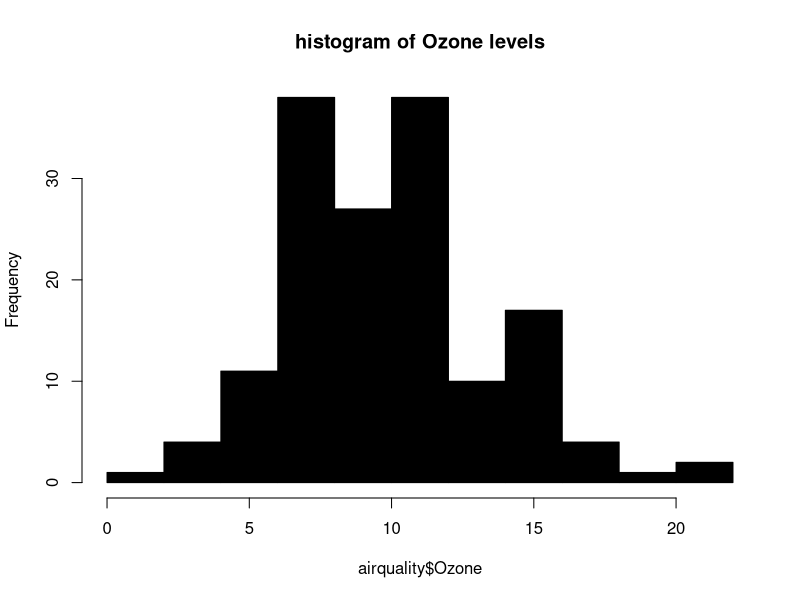
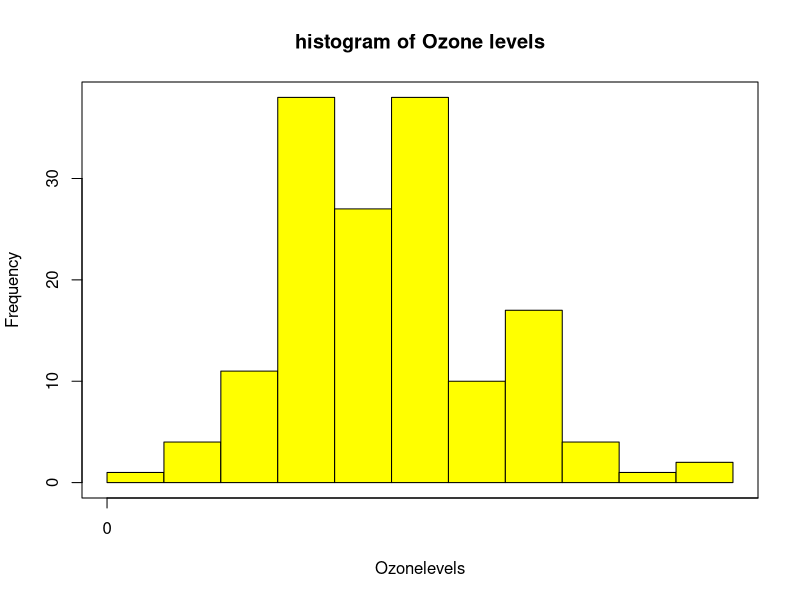
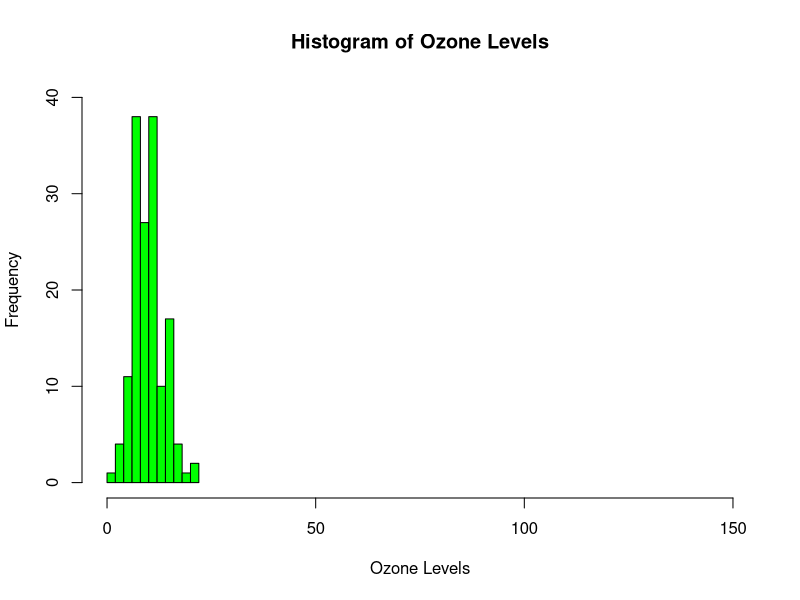
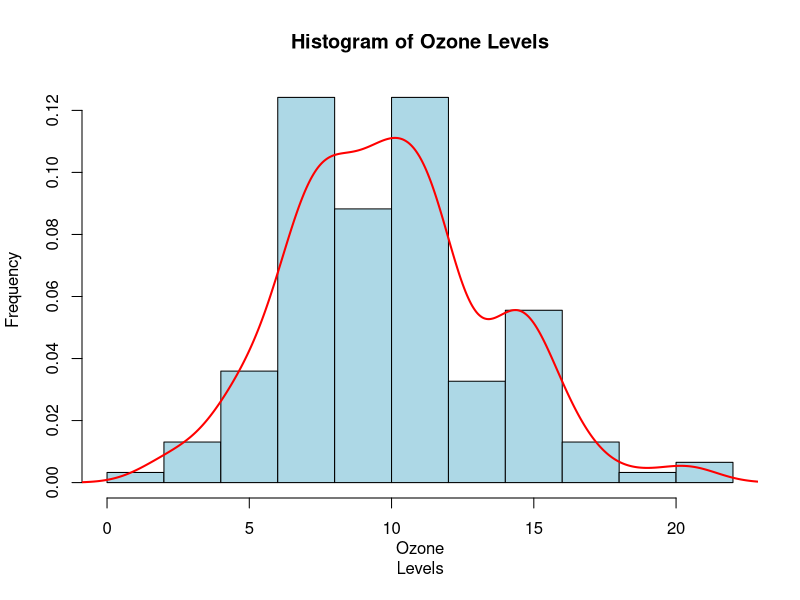

R code for these plots, in order:

#Assigning names, using the air quality data set
names(airquality)<-c("Day","Month","Ozone","Solar.R","Wind","Temp")
#Change colors of the Histogram
hist(airquality$Ozone,col="black",main="histogram of Ozone levels")
#Remove Axis and Add labels to Histogram
hist(airquality$Ozone,col="yellow",main = "histogram of Ozone levels",xlab = "Ozonelevels",ylab="Frequency",axes=FALSE)
axis(side = 1,at=seq(0,200,by=25),labels = seq(0,200,by=25))
axis(side=2)
box()
#Change Axis limits of a Histogram
hist(airquality$Ozone, col = "green", main = "Histogram of Ozone Levels", xlim = c(0, 150), ylim = c(0, 40), xlab = "Ozone Levels", ylab = "Frequency")
#Add Density curve to the histogram
hist(airquality$Ozone, col = "lightblue", main = "Histogram of Ozone Levels", xlab = "Ozone
Levels", ylab = "Frequency", prob = TRUE)
lines(density(airquality$Ozone), col = "red", lwd = 2)
